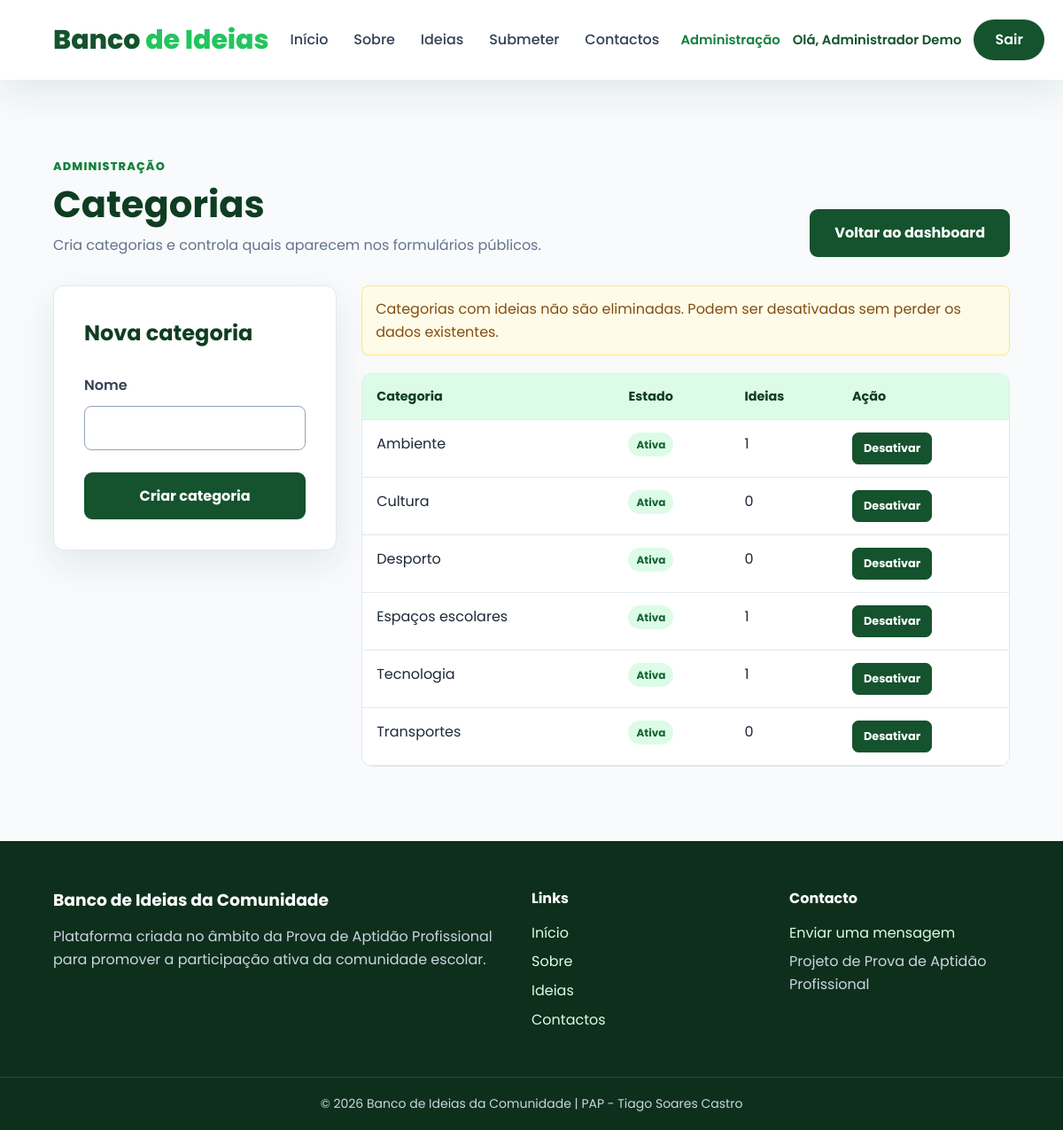
The page /admin/categorias.php (signed in) on the database its author committed.
### tables this page shows
CREATE TABLE IF NOT EXISTS categoria (
    id_categoria INT UNSIGNED AUTO_INCREMENT,
    nome_categoria VARCHAR(100) NOT NULL,
    ativa TINYINT(1) NOT NULL DEFAULT 1,
    data_criacao TIMESTAMP NOT NULL DEFAULT CURRENT_TIMESTAMP,
    data_atualizacao TIMESTAMP NOT NULL DEFAULT CURRENT_TIMESTAMP ON UPDATE CURRENT_TIMESTAMP,
    CONSTRAINT pk_categoria PRIMARY KEY (id_categoria),
    CONSTRAINT uq_categoria_nome UNIQUE (nome_categoria),
    INDEX idx_categoria_ativa (ativa)
);

### includes/autenticacao.php (called while the page is built, shortened)
<?php
function urlBase(): string
{
    $diretorio = str_replace("\\", "/", dirname($_SERVER["SCRIPT_NAME"] ?? ""));
    $diretorio = preg_replace("#/admin$#", "", $diretorio);
    return ($diretorio === "/" || $diretorio === ".") ? "" : rtrim($diretorio, "/");
}
function escapar(?string $valor): string
{
    return htmlspecialchars($valor ?? "", ENT_QUOTES, "UTF-8");
}

### admin/categorias.php (the view, shortened to what this page needs)
<?php
require_once __DIR__ . "/../includes/autenticacao.php";
require_once __DIR__ . "/../includes/ligaBD.php";
$erros = [];
$nomeCategoria = "";
$categorias = [];
$sql = "SELECT c.id_categoria, c.nome_categoria, c.ativa, c.data_criacao,
               COUNT(i.id_ideia) AS total_ideias
        FROM categoria c
        LEFT JOIN ideia i ON i.id_categoria = c.id_categoria
        GROUP BY c.id_categoria, c.nome_categoria, c.ativa, c.data_criacao
        ORDER BY c.nome_categoria";
$resultado = mysqli_query($ligacao, $sql);
if ($resultado) {
    while ($categoria = mysqli_fetch_assoc($resultado)) {
        $categorias[] = $categoria;
    }
} else {
    error_log("Erro ao listar categorias: " . mysqli_error($ligacao));
    $erros[] = "Não foi possível carregar as categorias.";
}
include __DIR__ . "/../includes/menu.php";
?>
<main class="page">
    <div class="container">
        <div class="page-heading heading-actions">
            <div>
                <span class="eyebrow">Administração</span>
                <h1>Categorias</h1>
                <p>Cria categorias e controla quais aparecem nos formulários públicos.</p>
            </div>
            <a href="<?php echo $baseUrl; ?>/admin/dashboard.php" class="btn">Voltar ao dashboard</a>
        </div>
        <div class="admin-layout">
            <form method="post" action="" class="form-card admin-form">
                <h2>Nova categoria</h2>
                <label for="nome_categoria">Nome</label>
                <input type="text" id="nome_categoria" name="nome_categoria"
                       value="<?php echo escapar($nomeCategoria); ?>" minlength="2" maxlength="100" required>
                <button type="submit">Criar categoria</button>
            </form>
            <div>
                <div class="aviso">Categorias com ideias não são eliminadas. Podem ser desativadas sem perder os dados existentes.</div>
                <div class="table-responsive">
                    <table>
                        <thead>
                            <tr>
                                <th>Categoria</th>
                                <th>Estado</th>
                                <th>Ideias</th>
                                <th>Ação</th>
                            </tr>
                        </thead>
                        <tbody>
                            <?php foreach ($categorias as $categoria): ?>
                                <tr>
                                    <td><?php echo escapar($categoria["nome_categoria"]); ?></td>
                                    <td>
                                        <span class="badge <?php echo (int) $categoria["ativa"] === 1 ? "badge-success" : "badge-muted"; ?>">
                                            <?php echo (int) $categoria["ativa"] === 1 ? "Ativa" : "Inativa"; ?>
                                        </span>
                                    </td>
                                    <td><?php echo (int) $categoria["total_ideias"]; ?></td>
                                    <td>
                                        <form method="post" action="" class="inline-form">
                                            <button type="submit" class="btn-small">
                                                <?php echo (int) $categoria["ativa"] === 1 ? "Desativar" : "Ativar"; ?>
                                            </button>
                                        </form>
                                    </td>
                                </tr>
                            <?php endforeach; ?>
                        </tbody>
                    </table>
                </div>
            </div>
        </div>
    </div>
</main>
<?php include __DIR__ . "/../includes/footer.php"; ?>

### css/style.css (style rules this page uses)
:root { --verde: #14532d; --verde-claro: #22c55e; --verde-escuro: #0f3d22; --verde-suave: #dcfce7; --cinza: #64748b; --cinza-claro: #e2e8f0; --fundo: #f8fafc; --branco: #ffffff; --preto: #1e293b; --erro: #b91c1c; --erro-fundo: #fef2f2; --sucesso: #166534; --sucesso-fundo: #f0fdf4; --raio: 12px; --sombra: 0 15px 40px rgba(15, 61, 34, 0.09); --transicao: 180ms ease; }
*, *::before, *::after { box-sizing: border-box; margin: 0; padding: 0; }
html { scroll-behavior: smooth; }
body { min-width: 320px; font-family: "Poppins", Arial, sans-serif; color: var(--preto); background: var(--fundo); line-height: 1.6; }
a { color: var(--verde); text-decoration: none; }
button, input, select, textarea { font: inherit; }
button, [type="submit"] { cursor: pointer; }
.container { width: min(90%, 1300px); margin-inline: auto; }
.btn, form:not(.logout-form) button[type="submit"] { display: inline-flex; min-height: 46px; align-items: center; justify-content: center; padding: 12px 26px; border: 2px solid var(--verde); border-radius: 9px; color: var(--branco); background: var(--verde); font-weight: 700; transition: background var(--transicao), border-color var(--transicao), color var(--transicao), transform var(--transicao); }
.page { min-height: 58vh; padding-block: clamp(48px, 7vw, 88px); }
.page h1 { margin-bottom: 28px; color: var(--verde-escuro); font-size: clamp(1.8rem, 4vw, 2.6rem); line-height: 1.2; }
form:not(.logout-form) { display: flex; flex-direction: column; gap: 10px; }
form label { margin-top: 7px; color: #334155; font-weight: 600; }
input:not([type="hidden"]), select, textarea { width: 100%; min-height: 48px; padding: 11px 13px; border: 1px solid #94a3b8; border-radius: 8px; color: var(--preto); background: var(--branco); transition: border-color var(--transicao), box-shadow var(--transicao); }
form:not(.logout-form) button[type="submit"] { margin-top: 15px; }
.erro, .sucesso, .aviso { margin-bottom: 20px; padding: 13px 15px; border: 1px solid; border-radius: 8px; }
.aviso { border-color: #fde68a; color: #854d0e; background: #fefce8; }
.table-responsive { overflow-x: auto; border: 1px solid var(--cinza-claro); border-radius: var(--raio); background: var(--branco); }
table { width: 100%; min-width: 650px; border-collapse: collapse; }
th, td { padding: 14px 16px; border-bottom: 1px solid var(--cinza-claro); text-align: left; vertical-align: top; }
th { color: var(--verde-escuro); background: var(--verde-suave); font-size: 0.9rem; }
.page-heading { margin-bottom: 32px; }
.page-heading h1 { margin-bottom: 8px; }
.page-heading p, .form-card small { color: var(--cinza); }
.heading-actions { display: flex; align-items: flex-end; justify-content: space-between; gap: 24px; }
.eyebrow { display: inline-block; margin-bottom: 8px; color: #15803d; font-size: 0.8rem; font-weight: 800; letter-spacing: 0.09em; text-transform: uppercase; }
.form-card, .filters-card { padding: clamp(22px, 4vw, 34px); border: 1px solid var(--cinza-claro); border-radius: var(--raio); background: var(--branco); box-shadow: var(--sombra); }
.form-card h2 { margin-bottom: 10px; color: var(--verde-escuro); }
.admin-layout { display: grid; grid-template-columns: minmax(260px, 0.7fr) minmax(0, 1.6fr); align-items: start; gap: 28px; }
.admin-form { position: sticky; top: 116px; }
form.inline-form { display: inline-flex; margin: 0; }
form.inline-form button.btn-small { min-height: 36px; margin: 0; padding: 6px 12px; border-width: 1px; border-radius: 7px; font-size: 0.8rem; }
.badge { display: inline-flex; align-items: center; padding: 4px 9px; border-radius: 999px; color: #3f6212; background: #ecfccb; font-size: 0.75rem; font-weight: 700; }
.badge-success { color: #166534; background: #dcfce7; }

### rows shown on the page
categoria: nome_categoria "Ambiente", ativa "Ativa", total_ideias "1"
categoria: nome_categoria "Cultura", ativa "Ativa", total_ideias "0"
categoria: nome_categoria "Desporto", ativa "Ativa", total_ideias "0"
categoria: nome_categoria "Espaços escolares", ativa "Ativa", total_ideias "1"
categoria: nome_categoria "Tecnologia", ativa "Ativa", total_ideias "1"
categoria: nome_categoria "Transportes", ativa "Ativa", total_ideias "0"

### other values the page prints
$nomeSessao "Administrador Demo"
